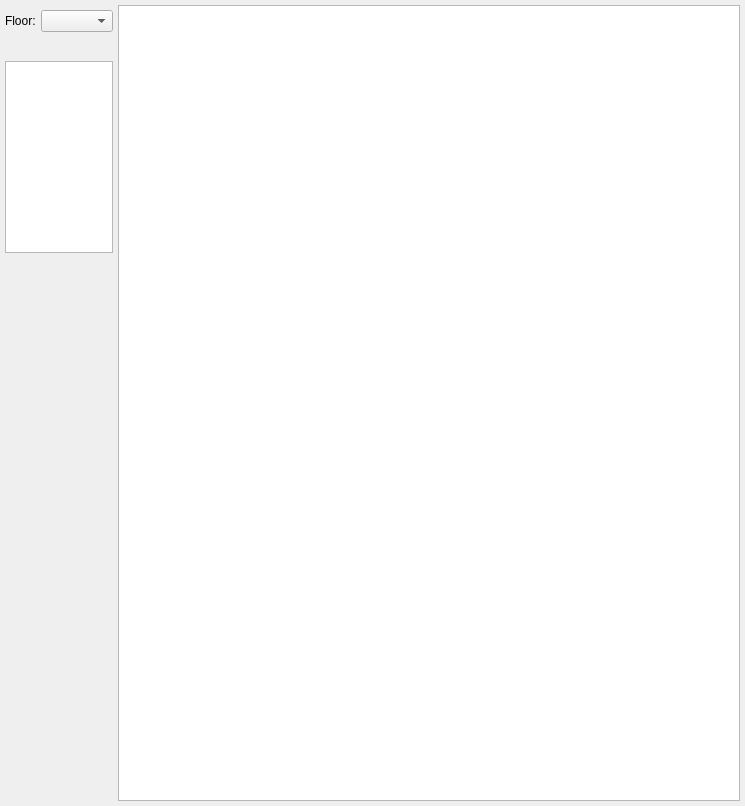
<?xml version="1.0" encoding="UTF-8"?>
<ui version="4.0">
 <class>Form</class>
 <widget class="QWidget" name="Form">
  <property name="windowModality">
   <enum>Qt::ApplicationModal</enum>
  </property>
  <property name="geometry">
   <rect>
    <x>0</x>
    <y>0</y>
    <width>745</width>
    <height>806</height>
   </rect>
  </property>
  <property name="sizePolicy">
   <sizepolicy hsizetype="Expanding" vsizetype="Expanding">
    <horstretch>0</horstretch>
    <verstretch>0</verstretch>
   </sizepolicy>
  </property>
  <property name="contextMenuPolicy">
   <enum>Qt::ActionsContextMenu</enum>
  </property>
  <property name="windowTitle">
   <string>Form</string>
  </property>
  <layout class="QGridLayout" name="gridLayout">
   <property name="margin">
    <number>5</number>
   </property>
   <property name="spacing">
    <number>5</number>
   </property>
   <item row="0" column="2" rowspan="7" colspan="2">
    <widget class="QGraphicsView" name="home_map_view">
     <property name="minimumSize">
      <size>
       <width>400</width>
       <height>300</height>
      </size>
     </property>
    </widget>
   </item>
   <item row="5" column="0" colspan="2">
    <spacer name="verticalSpacer">
     <property name="sizePolicy">
      <sizepolicy hsizetype="Minimum" vsizetype="Expanding">
       <horstretch>0</horstretch>
       <verstretch>0</verstretch>
      </sizepolicy>
     </property>
     <property name="orientation">
      <enum>Qt::Vertical</enum>
     </property>
     <property name="sizeType">
      <enum>QSizePolicy::Expanding</enum>
     </property>
     <property name="sizeHint" stdset="0">
      <size>
       <width>20</width>
       <height>40</height>
      </size>
     </property>
    </spacer>
   </item>
   <item row="4" column="0" colspan="2">
    <widget class="QListWidget" name="selection_list">
     <property name="sizePolicy">
      <sizepolicy hsizetype="Maximum" vsizetype="Fixed">
       <horstretch>0</horstretch>
       <verstretch>0</verstretch>
      </sizepolicy>
     </property>
    </widget>
   </item>
   <item row="1" column="0">
    <widget class="QLabel" name="label">
     <property name="sizePolicy">
      <sizepolicy hsizetype="Fixed" vsizetype="Preferred">
       <horstretch>0</horstretch>
       <verstretch>0</verstretch>
      </sizepolicy>
     </property>
     <property name="text">
      <string>Floor:</string>
     </property>
    </widget>
   </item>
   <item row="1" column="1">
    <widget class="QComboBox" name="level_combo">
     <property name="sizePolicy">
      <sizepolicy hsizetype="Fixed" vsizetype="Fixed">
       <horstretch>0</horstretch>
       <verstretch>0</verstretch>
      </sizepolicy>
     </property>
     <property name="insertPolicy">
      <enum>QComboBox::InsertAlphabetically</enum>
     </property>
    </widget>
   </item>
   <item row="3" column="1">
    <widget class="QLabel" name="label_3">
     <property name="text">
      <string/>
     </property>
    </widget>
   </item>
  </layout>
 </widget>
 <resources>
  <include location="../resources.qrc"/>
 </resources>
 <connections/>
 <slots>
  <slot>polygon_selection()</slot>
  <slot>select_areas()</slot>
  <slot>add_map()</slot>
  <slot>add_home_area()</slot>
 </slots>
</ui>
